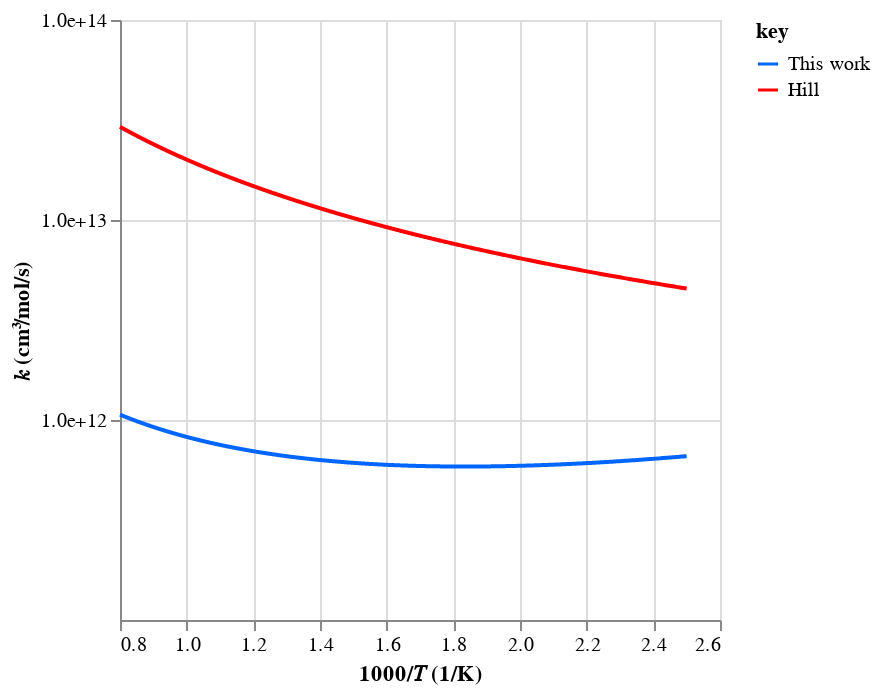

Write notebook code for a chart like this one.
### Code cell
# Check rates
workflow.plot_rates(tag=tag, root_path=root_path)

### Figure 1 — Vega-Lite specification as saved in the notebook (floating-point values rounded to 4 significant figures; data arrays with more than 128 entries replaced by an {"elided": "..."} marker saying what was removed)
{"config": {"view": {"continuousWidth": 300, "continuousHeight": 300}}, "data": {"name": "data-52cd3e37a62c946c9d51614807dccdc2"}, "mark": {"type": "line"}, "encoding": {"color": {"field": "key", "scale": {"domain": ["This work", "Hill"], "range": ["#0066ff", "#ff0000"]}, "type": "nominal"}, "x": {"field": "x", "scale": {"zero": false}, "title": "1000/𝑇 (1/K)", "type": "quantitative"}, "y": {"axis": {"format": ".1e", "values": [1000000000000, 10000000000000, 100000000000000]}, "field": "value", "scale": {"type": "log"}, "title": "𝑘 (cm³/mol/s)", "type": "quantitative"}}, "transform": [{"fold": ["This work", "Hill"]}], "$schema": "https://vega.github.io/schema/vega-lite/v5.20.1.json", "datasets": {"data-52cd3e37a62c946c9d51614807dccdc2": {"elided": "1000 records"}}}
